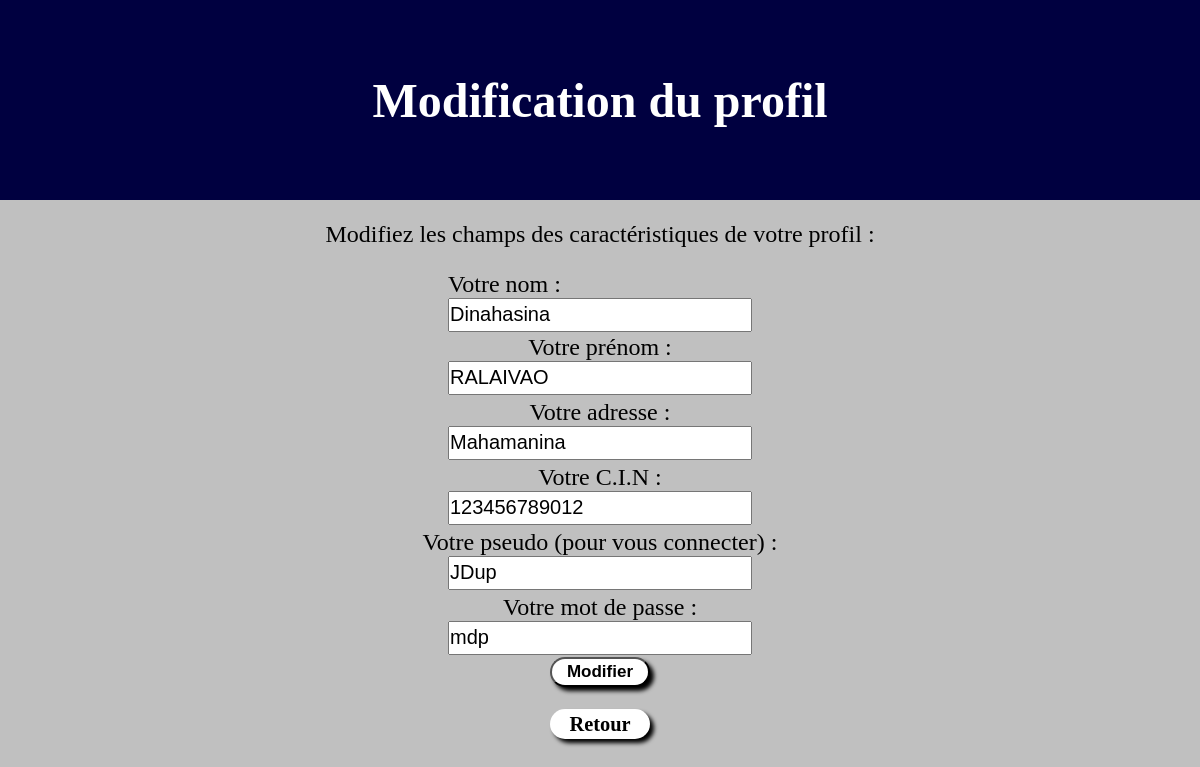
Page /projet/profil.php (signed in) on the committed database.
### tables this page shows
CREATE TABLE IF NOT EXISTS `personne` (
  `id` int(11) NOT NULL AUTO_INCREMENT,
  `nom` varchar(255) NOT NULL,
  `prenom` varchar(255) NOT NULL,
  `adresse` varchar(255) NOT NULL,
  `cin` varchar(12) NOT NULL,
  `pseudo` varchar(255) NOT NULL,
  `password` varchar(255) NOT NULL,
  PRIMARY KEY (`id`)
);

### projet/profil.php (the view, shortened to what this page needs)
<?php
	$bdd = new PDO('mysql:host=localhost;dbname=enregistrement;charset=utf8', 'root', '');
	$personnes = $bdd -> prepare('SELECT * FROM personne WHERE id=?');
	$personnes -> execute(array($_SESSION["id"]));
	$personne = $personnes -> fetch();
?>
<!DOCTYPE html>
<html>
<head>
	<link rel="stylesheet" type="text/css" href="style.css">
</head>
<body>
	<div id="en_tete">
		<h2>Modification du profil</h2>
	</div>
	<div id="corps">
		<p id="demande">Modifiez les champs des caractéristiques de votre profil :</p>
		<form method="post" action="profil_traitement.php">
			<p>
				<label for="nom">Votre nom :<br/></label>
				<input type="text" name="nom" id="nom" value=<?php echo $personne["nom"];?> size="40" autocomplete="off" required />
			</p>
				<label for="prenom">Votre prénom :<br/></label>
				<input type="text" name="prenom" id="prenom" value=<?php echo $personne["prenom"];?> size="40" autocomplete="off" required />
				<label for="adresse">Votre adresse :<br/></label>
				<input type="text" name="adresse" id="adresse" value=<?php echo $personne["adresse"];?> size="40" autocomplete="off" required />
				<label for="cin">Votre C.I.N :<br/></label>
				<input type="text" name="cin" id="cin" value=<?php echo $personne["cin"];?> size="40" autocomplete="off" required/>
				<label for="pseudo">Votre pseudo (pour vous connecter) :<br/></label>
				<input type="text" name="pseudo" id="pseudo" value=<?php echo $personne["pseudo"];?> size="40" autocomplete="off" required />
				<label for="password">Votre mot de passe :<br/></label>
				<input type="text" name="password" id="password" value=<?php echo $personne["password"];?> size="40" autocomplete="off" required />
			<p>
				<input type="submit" value="Modifier" />
			</p>
		</form>
		<p id="retour"><a class="retour" href="accueil.php">Retour</a></p>
	</div>
</body>
</html>

### projet/style.css (style rules this page uses)
* { margin: 0; padding: 0; }
html { height: 100%; width: 100%; }
body { background-color: silver; height: 100%; width: 100%; min-width: 600px; min-height: 440px; }
#en_tete { background-color: rgb(0,0,64); color: white; height: 25%; display: flex; flex-direction: column; justify-content: space-around; }
#en_tete h1, #en_tete h2 { font-size: 300%; width: 50%; min-width: 400px; text-align: center; margin: auto; }
#corps { height: 70%; width: 100%; display: flex; flex-direction: column; justify-content: space-around; align-items: center; }
#corps p { margin: auto; text-align: center; }
#demande { font-size: 150%; width: 80%; }
a { text-decoration: none; color: black; font-size: 20px; font-weight: bold; }
label { font-size: 150%; text-align: left; }
form , form#inscription { display: flex; flex-direction: column; justify-content: space-around; align-items: center; }
form { height: 75%; }
form p { display: flex; flex-direction: column; justify-content: space-around; }
input[type='submit'] , #retour { width: 100px; height: 30px; background-color: white; box-shadow: 4px 4px 4px black; border-radius: 20px; font-size: 17px; font-weight: bold; }
input[type='text'], input[type='password'] { width: 300px; height: 30px; font-size: 20px; }
.retour { height: 100%; display: flex; flex-direction: column; justify-content: center; font-size: 120%; border-radius: 20px; }
form { width: 80%; }

### rows in the picture
personne: nom "Dinahasina", prenom "RALAIVAO", adresse "Mahamanina", cin "123456789012", pseudo "JDup", password "mdp"
